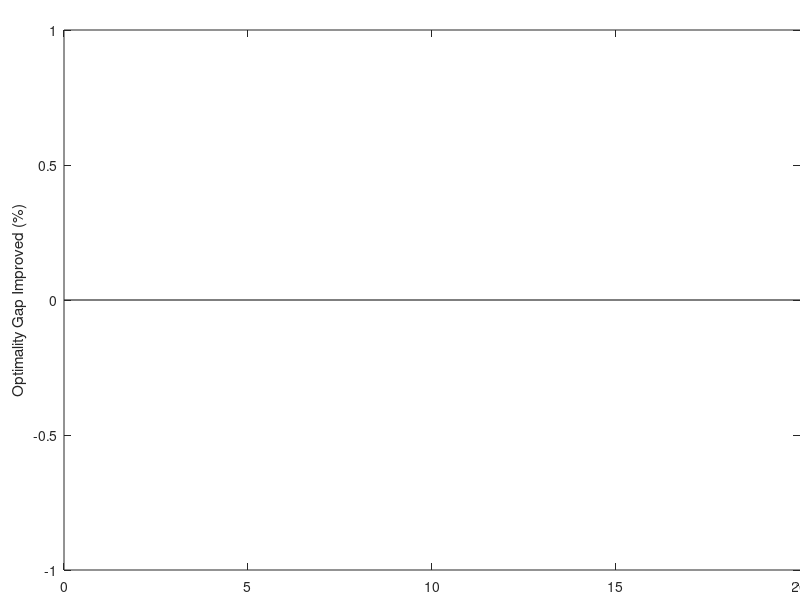

The MATLAB script that drew this image: (Note: this script raises an error after producing the figure.)
%% MIP Gap (Benders vs. Dual)
clc
probs={...
    'dcap233_200',...
    'dcap233_300',...
    'dcap233_500',...
    'dcap243_200',...
    'dcap243_300',...
    'dcap243_500',...
    'dcap332_200',...
    'dcap332_300',...
    'dcap332_500',...
    'dcap342_200',...
    'dcap342_300',...
    'dcap342_500',...
    'sslp_5_25_50',...
    'sslp_5_25_100',...
    'sslp_15_45_5',...
    'sslp_15_45_10',...
    'sslp_15_45_15',...
    'sslp_10_50_50',...
    'sslp_10_50_100'
    };

ddgap = zeros(length(probs),1);
bdgap = zeros(length(probs),1);

i = 1;
for p = probs
    ddname = sprintf('output/%s_s2.csv', p{1});
    if exist(ddname, 'file')
        d = importdata(ddname);
        ddgap(i) = abs(d(3) - d(4)) / abs(d(3) + 1.0e-10) * 100;
    end
    bdname = sprintf('output/%s_bd.csv', p{1});
    if exist(bdname, 'file')
        d = importdata(bdname);
        bdgap(i) = d(3) * 100;
    end
    i = i + 1;
end

figure();
axes('position', [0.08 0.05 0.92 0.9]);
bar(max(0,bdgap-ddgap));
Xlabs = strrep(probs, '_', '\_');
ylabel('Optimality Gap Improved (%)');
xticklabel_rotate(1:size(ddgap,1), 90, Xlabs);

% save
hgexport(gcf, 'Figure6.eps');
